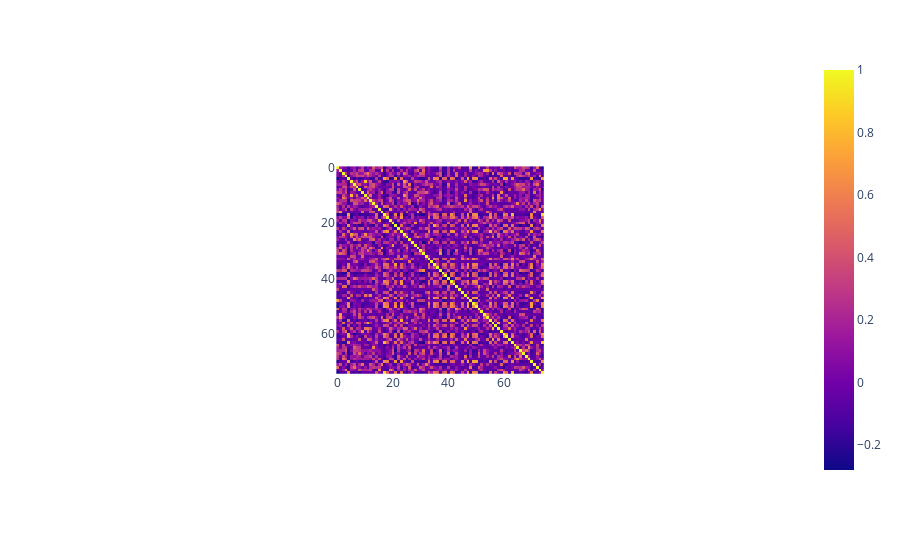

The cell this chart's notebook holds for it:
### Code cell
fig = px.imshow(users_pierson_correlation)
fig.show()

### Figure 1 — Plotly figure (JSON) as saved in the notebook; plotly's stock layout.template omitted (floating-point values rounded to 4 significant figures; data arrays with more than 128 entries replaced by an {"elided": "..."} marker saying what was removed)
{"data": [{"coloraxis": "coloraxis", "hovertemplate": "x: %{x}<br>y: %{y}<br>color: %{z}<extra></extra>", "name": "0", "type": "heatmap", "x": [0, 1, 2, 3, 4, 5, 6, 7, 8, 9, 10, 11, 12, 13, 14, 15, 16, 17, 18, 19, 20, 21, 22, 23, 24, 25, 26, 27, 28, 29, 30, 31, 32, 33, 34, 35, 36, 37, 38, 39, 40, 41, 42, 43, 44, 45, 46, 47, 48, 49, 50, 51, 52, 53, 54, 55, 56, 57, 58, 59, 60, 61, 62, 63, 64, 65, 66, 67, 68, 69, 70, 71, 72, 73, 74], "xaxis": "x", "y": [0, 1, 2, 3, 4, 5, 6, 7, 8, 9, 10, 11, 12, 13, 14, 15, 16, 17, 18, 19, 20, 21, 22, 23, 24, 25, 26, 27, 28, 29, 30, 31, 32, 33, 34, 35, 36, 37, 38, 39, 40, 41, 42, 43, 44, 45, 46, 47, 48, 49, 50, 51, 52, 53, 54, 55, 56, 57, 58, 59, 60, 61, 62, 63, 64, 65, 66, 67, 68, 69, 70, 71, 72, 73, 74], "yaxis": "y", "z": {"elided": "75x75 float values"}}], "layout": {"autosize": true, "coloraxis": {"colorscale": [[0, "#0d0887"], [0.1111, "#46039f"], [0.2222, "#7201a8"], [0.3333, "#9c179e"], [0.4444, "#bd3786"], [0.5556, "#d8576b"], [0.6667, "#ed7953"], [0.7778, "#fb9f3a"], [0.8889, "#fdca26"], [1, "#f0f921"]]}, "margin": {"t": 60}, "xaxis": {"anchor": "y", "autorange": true, "constrain": "domain", "domain": [0.3558, 0.6442], "range": [-0.5, 74.5], "scaleanchor": "y", "type": "linear"}, "yaxis": {"anchor": "x", "autorange": true, "constrain": "domain", "domain": [0, 1], "range": [74.5, -0.5], "type": "linear"}}}
